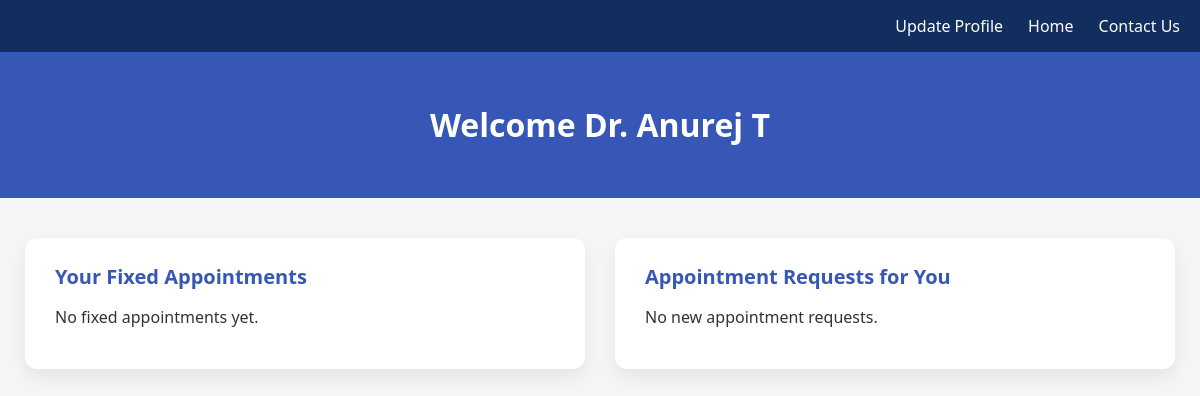
Before: /doclogged (signed in) with the older database file.
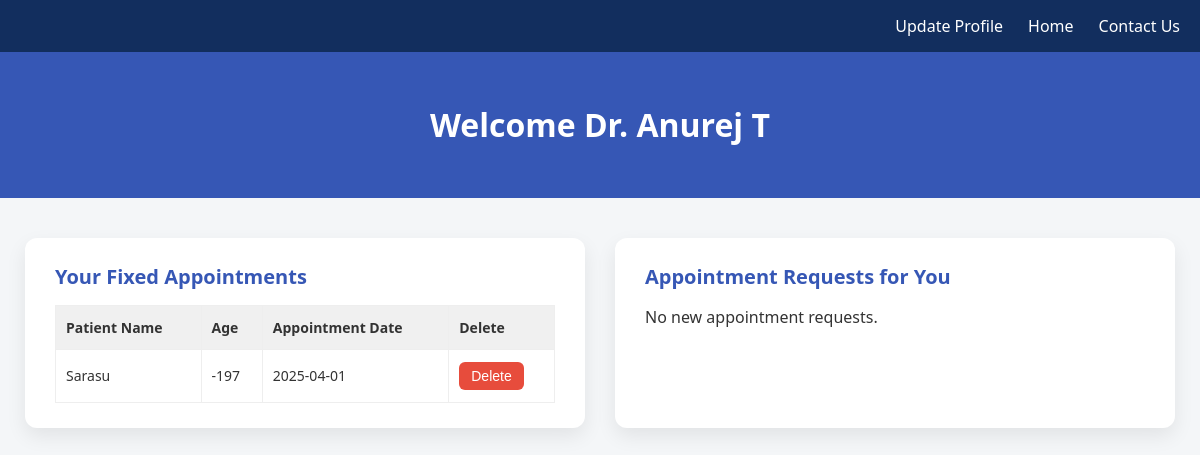
After: the same page with the newer database file.
### models.py (models this page shows)
class Doctor(db.Model):
    id = db.Column(db.Integer, primary_key = True)
    full_name = db.Column(db.String())
    phone_no = db.Column(db.String(), unique = True, nullable = False)
    dob = db.Column(db.Date)
    address = db.Column(db.String())
    password = db.Column(db.String())
    doct_id = db.Column(db.String(), unique = True)
    specialization = db.Column(db.String())
    is_approved = db.Column(db.Boolean, default = False)
    appointments = db.relationship('Appointment', backref='doctor')

class Appointment(db.Model):
    id = db.Column(db.Integer, primary_key = True)
    patient_id = db.Column(db.Integer, db.ForeignKey('patient.id'))
    doctor_id = db.Column(db.Integer, db.ForeignKey('doctor.id'))
    appointment_date = db.Column(db.Date)
    status = db.Column(db.String(), default = 'Pending')

class Patient(db.Model):
    id = db.Column(db.Integer, primary_key = True)
    full_name = db.Column(db.String())
    phone_no = db.Column(db.String(), unique = True, nullable = False)
    dob = db.Column(db.Date)
    address = db.Column(db.String())
    password = db.Column(db.String())
    is_approved = db.Column(db.Boolean(), default = False)
    appointments = db.relationship('Appointment', backref = 'patient')

### app.py (the view)
@app.route('/doclogged')
def doctor_logged():
    if 'doctor_id' not in session:
        return redirect('/logdoc')
    doctor_id = session['doctor_id']
    doctors = Doctor.query.filter_by(id = doctor_id).all()
    appointment_requests = Appointment.query.filter_by(status = 'pending', doctor_id = doctor_id).all()
    fixed_appointments = Appointment.query.filter_by(status = 'approved', doctor_id = doctor_id).all()
    today = date.today()
    for appt in appointment_requests:
        if appt.patient:
            dob = appt.patient.dob
            appt.patient.age = today.year - dob.year - ((today.month, today.day) < (dob.month, dob.day))
    for appt in fixed_appointments:
        if appt.patient:
            dob = appt.patient.dob
            appt.patient.age = today.year - dob.year - ((today.month, today.day) < (dob.month, dob.day))
    return render_template('doclogged.html', doctors = doctors, appointment_requests = appointment_requests, fixed_appointments = fixed_appointments)

### templates/doclogged.html (shortened to what this page needs)
<!DOCTYPE html>
<html lang="en">
<head>
</head>
<body>
    <nav>
        <div>
            <a href="/update_doctor">Update Profile</a>
            <a href="/">Home</a>
            <a href="/contact_us">Contact Us</a>
        </div>
    </nav>
    <header>
        {% for doctor in doctors %}
        <h1>Welcome Dr. {{ doctor.full_name }}</h1>
        {% endfor %}
    </header>
    <div class="main-container">
        <div class="card">
            <h2>Your Fixed Appointments</h2>
            {% if fixed_appointments %}
            <table>
                <thead>
                    <tr>
                        <th>Patient Name</th>
                        <th>Age</th>
                        <th>Appointment Date</th>
                        <th>Delete</th>
                    </tr>
                </thead>
                <tbody>
                    {% for appt in fixed_appointments %}
                    <tr>
                        <td>{{ appt.patient.full_name }}</td>
                        <td>{{ appt.patient.age }}</td>
                        <td>{{ appt.appointment_date }}</td>
                        <td>
                            <form method="POST" action="/delete_appointment/{{ appt.id }}">
                                <button type="submit" class="reject">Delete</button>
                            </form>
                        </td>
                    </tr>
                    {% endfor %}
                </tbody>
            </table>
            {% else %}
            <p>No fixed appointments yet.</p>
            {% endif %}
        </div>
        <div class="card">
            <h2>Appointment Requests for You</h2>
            {% if appointment_requests %}
            <table>
                <thead>
                    <tr>
                        <th>Patient Name</th>
                        <th>Age</th>
                        <th>Date Requested</th>
                        <th>Actions</th>
                    </tr>
                </thead>
                <tbody>
                    {% for req in appointment_requests %}
                    <tr>
                        <td>{{ req.patient.full_name }}</td>
                        <td>{{ req.patient.age }}</td>
                        <td>{{ req.appointment_date }}</td>
                        <td>
                            <form method="POST" action="/approve_appointment/{{ req.id }}">
                                <button type="submit">Approve</button>
                            </form>
                            <form method="POST" action="/reject_appointment/{{ req.id }}">
                                <button type="submit" class="reject">Reject</button>
                            </form>
                        </td>
                    </tr>
                    {% endfor %}
                </tbody>
            </table>
            {% else %}
            <p>No new appointment requests.</p>
            {% endif %}
        </div>
    </div>
</body>
</html>

Changed rows visible on the page:
added Appointment: patient.full_name "Sarasu", patient.age "-197", appointment_date "2025-04-01"
Other visible differences:
text no longer shown: "No fixed appointments yet."
text now shown: "Patient Name Age Appointment Date Delete"
